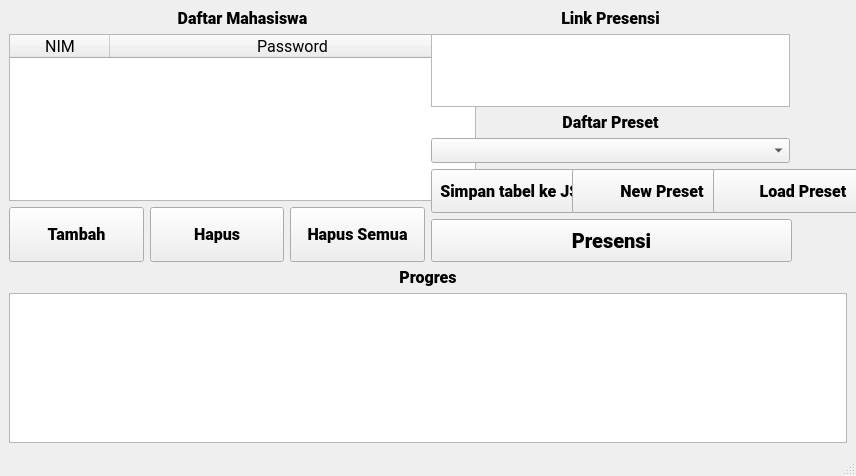
<?xml version="1.0" encoding="UTF-8"?>
<ui version="4.0">
 <class>MainWindow</class>
 <widget class="QMainWindow" name="MainWindow">
  <property name="geometry">
   <rect>
    <x>0</x>
    <y>0</y>
    <width>856</width>
    <height>476</height>
   </rect>
  </property>
  <property name="sizePolicy">
   <sizepolicy hsizetype="Expanding" vsizetype="Expanding">
    <horstretch>0</horstretch>
    <verstretch>0</verstretch>
   </sizepolicy>
  </property>
  <property name="minimumSize">
   <size>
    <width>856</width>
    <height>476</height>
   </size>
  </property>
  <property name="maximumSize">
   <size>
    <width>16777215</width>
    <height>600</height>
   </size>
  </property>
  <property name="baseSize">
   <size>
    <width>856</width>
    <height>476</height>
   </size>
  </property>
  <property name="windowTitle">
   <string>MainWindow</string>
  </property>
  <widget class="QWidget" name="centralwidget">
   <layout class="QGridLayout" name="gridLayout">
    <item row="0" column="0">
     <layout class="QGridLayout" name="Grid_Mahasiswa">
      <item row="1" column="0">
       <widget class="QTableWidget" name="Tabel_Mahasiswa">
        <property name="minimumSize">
         <size>
          <width>467</width>
          <height>167</height>
         </size>
        </property>
        <property name="font">
         <font>
          <family>Roboto</family>
          <pointsize>12</pointsize>
         </font>
        </property>
        <property name="layoutDirection">
         <enum>Qt::LeftToRight</enum>
        </property>
        <property name="autoFillBackground">
         <bool>false</bool>
        </property>
        <property name="frameShape">
         <enum>QFrame::StyledPanel</enum>
        </property>
        <property name="frameShadow">
         <enum>QFrame::Sunken</enum>
        </property>
        <property name="sizeAdjustPolicy">
         <enum>QAbstractScrollArea::AdjustToContents</enum>
        </property>
        <property name="dragDropOverwriteMode">
         <bool>false</bool>
        </property>
        <property name="dragDropMode">
         <enum>QAbstractItemView::DropOnly</enum>
        </property>
        <property name="selectionMode">
         <enum>QAbstractItemView::ExtendedSelection</enum>
        </property>
        <property name="showGrid">
         <bool>true</bool>
        </property>
        <property name="columnCount">
         <number>2</number>
        </property>
        <attribute name="horizontalHeaderCascadingSectionResizes">
         <bool>true</bool>
        </attribute>
        <attribute name="horizontalHeaderShowSortIndicator" stdset="0">
         <bool>false</bool>
        </attribute>
        <attribute name="horizontalHeaderStretchLastSection">
         <bool>true</bool>
        </attribute>
        <attribute name="verticalHeaderCascadingSectionResizes">
         <bool>false</bool>
        </attribute>
        <attribute name="verticalHeaderDefaultSectionSize">
         <number>10</number>
        </attribute>
        <attribute name="verticalHeaderStretchLastSection">
         <bool>false</bool>
        </attribute>
        <column>
         <property name="text">
          <string>NIM</string>
         </property>
         <property name="font">
          <font>
           <family>Roboto</family>
           <pointsize>12</pointsize>
          </font>
         </property>
         <property name="textAlignment">
          <set>AlignCenter</set>
         </property>
        </column>
        <column>
         <property name="text">
          <string>Password</string>
         </property>
         <property name="font">
          <font>
           <family>Roboto</family>
           <pointsize>12</pointsize>
          </font>
         </property>
         <property name="textAlignment">
          <set>AlignCenter</set>
         </property>
        </column>
       </widget>
      </item>
      <item row="0" column="0">
       <widget class="QLabel" name="Label_Presensi_2">
        <property name="minimumSize">
         <size>
          <width>467</width>
          <height>19</height>
         </size>
        </property>
        <property name="maximumSize">
         <size>
          <width>16777215</width>
          <height>19</height>
         </size>
        </property>
        <property name="font">
         <font>
          <family>Roboto Black</family>
          <pointsize>12</pointsize>
         </font>
        </property>
        <property name="text">
         <string>Daftar Mahasiswa</string>
        </property>
        <property name="alignment">
         <set>Qt::AlignCenter</set>
        </property>
        <property name="wordWrap">
         <bool>false</bool>
        </property>
       </widget>
      </item>
     </layout>
    </item>
    <item row="0" column="1" rowspan="2">
     <layout class="QGridLayout" name="Grid_Total">
      <item row="0" column="0">
       <layout class="QGridLayout" name="Grid_Presensi" rowstretch="0,0" rowminimumheight="0,0">
        <property name="sizeConstraint">
         <enum>QLayout::SetDefaultConstraint</enum>
        </property>
        <item row="0" column="0">
         <widget class="QLabel" name="Label_Presensi">
          <property name="sizePolicy">
           <sizepolicy hsizetype="Expanding" vsizetype="Expanding">
            <horstretch>0</horstretch>
            <verstretch>0</verstretch>
           </sizepolicy>
          </property>
          <property name="minimumSize">
           <size>
            <width>359</width>
            <height>19</height>
           </size>
          </property>
          <property name="maximumSize">
           <size>
            <width>999999</width>
            <height>19</height>
           </size>
          </property>
          <property name="font">
           <font>
            <family>Roboto Black</family>
            <pointsize>12</pointsize>
           </font>
          </property>
          <property name="text">
           <string>Link Presensi</string>
          </property>
          <property name="alignment">
           <set>Qt::AlignCenter</set>
          </property>
          <property name="wordWrap">
           <bool>false</bool>
          </property>
         </widget>
        </item>
        <item row="1" column="0">
         <widget class="QTextEdit" name="Text_Edit_Presensi">
          <property name="minimumSize">
           <size>
            <width>359</width>
            <height>73</height>
           </size>
          </property>
          <property name="maximumSize">
           <size>
            <width>99999</width>
            <height>100</height>
           </size>
          </property>
          <property name="font">
           <font>
            <family>Roboto</family>
            <pointsize>12</pointsize>
           </font>
          </property>
          <property name="contextMenuPolicy">
           <enum>Qt::PreventContextMenu</enum>
          </property>
          <property name="sizeAdjustPolicy">
           <enum>QAbstractScrollArea::AdjustToContents</enum>
          </property>
         </widget>
        </item>
       </layout>
      </item>
      <item row="1" column="0">
       <layout class="QGridLayout" name="Grid_Preset">
        <item row="1" column="0">
         <widget class="QComboBox" name="comboBox_Preset">
          <property name="sizePolicy">
           <sizepolicy hsizetype="Expanding" vsizetype="Expanding">
            <horstretch>0</horstretch>
            <verstretch>0</verstretch>
           </sizepolicy>
          </property>
          <property name="minimumSize">
           <size>
            <width>359</width>
            <height>25</height>
           </size>
          </property>
          <property name="maximumSize">
           <size>
            <width>16777215</width>
            <height>49</height>
           </size>
          </property>
          <property name="font">
           <font>
            <family>Roboto Black</family>
            <pointsize>12</pointsize>
           </font>
          </property>
         </widget>
        </item>
        <item row="0" column="0">
         <widget class="QLabel" name="Label_Preset">
          <property name="sizePolicy">
           <sizepolicy hsizetype="Expanding" vsizetype="Expanding">
            <horstretch>0</horstretch>
            <verstretch>0</verstretch>
           </sizepolicy>
          </property>
          <property name="minimumSize">
           <size>
            <width>359</width>
            <height>19</height>
           </size>
          </property>
          <property name="maximumSize">
           <size>
            <width>16777215</width>
            <height>19</height>
           </size>
          </property>
          <property name="font">
           <font>
            <family>Roboto Black</family>
            <pointsize>12</pointsize>
           </font>
          </property>
          <property name="text">
           <string>Daftar Preset</string>
          </property>
          <property name="alignment">
           <set>Qt::AlignCenter</set>
          </property>
          <property name="wordWrap">
           <bool>false</bool>
          </property>
         </widget>
        </item>
       </layout>
      </item>
      <item row="2" column="0">
       <widget class="QPushButton" name="pushButton_Simpan">
        <property name="sizePolicy">
         <sizepolicy hsizetype="Expanding" vsizetype="Expanding">
          <horstretch>0</horstretch>
          <verstretch>0</verstretch>
         </sizepolicy>
        </property>
        <property name="minimumSize">
         <size>
          <width>180</width>
          <height>44</height>
         </size>
        </property>
        <property name="maximumSize">
         <size>
          <width>150</width>
          <height>44</height>
         </size>
        </property>
        <property name="font">
         <font>
          <family>Roboto Black</family>
          <pointsize>12</pointsize>
         </font>
        </property>
        <property name="text">
         <string>Simpan tabel ke JSON</string>
        </property>
       </widget>
      </item>
      <item row="2" column="1">
       <widget class="QPushButton" name="pushButton_NewPreset">
        <property name="sizePolicy">
         <sizepolicy hsizetype="Expanding" vsizetype="Expanding">
          <horstretch>0</horstretch>
          <verstretch>0</verstretch>
         </sizepolicy>
        </property>
        <property name="minimumSize">
         <size>
          <width>180</width>
          <height>44</height>
         </size>
        </property>
        <property name="maximumSize">
         <size>
          <width>150</width>
          <height>44</height>
         </size>
        </property>
        <property name="font">
         <font>
          <family>Roboto Black</family>
          <pointsize>12</pointsize>
         </font>
        </property>
        <property name="text">
         <string>New Preset</string>
        </property>
       </widget>
      </item>
      <item row="2" column="2">
       <widget class="QPushButton" name="pushButton_LoadPreset">
        <property name="sizePolicy">
         <sizepolicy hsizetype="Expanding" vsizetype="Expanding">
          <horstretch>0</horstretch>
          <verstretch>0</verstretch>
         </sizepolicy>
        </property>
        <property name="minimumSize">
         <size>
          <width>180</width>
          <height>44</height>
         </size>
        </property>
        <property name="maximumSize">
         <size>
          <width>150</width>
          <height>44</height>
         </size>
        </property>
        <property name="font">
         <font>
          <family>Roboto Black</family>
          <pointsize>12</pointsize>
         </font>
        </property>
        <property name="text">
         <string>Load Preset</string>
        </property>
       </widget>
      </item>
      <item row="3" column="0">
       <widget class="QPushButton" name="pushButton_Presensi">
        <property name="sizePolicy">
         <sizepolicy hsizetype="Expanding" vsizetype="Expanding">
          <horstretch>0</horstretch>
          <verstretch>0</verstretch>
         </sizepolicy>
        </property>
        <property name="minimumSize">
         <size>
          <width>361</width>
          <height>43</height>
         </size>
        </property>
        <property name="maximumSize">
         <size>
          <width>16777215</width>
          <height>57</height>
         </size>
        </property>
        <property name="font">
         <font>
          <family>Roboto Black</family>
          <pointsize>15</pointsize>
         </font>
        </property>
        <property name="text">
         <string>Presensi</string>
        </property>
       </widget>
      </item>
     </layout>
    </item>
    <item row="1" column="0">
     <layout class="QGridLayout" name="Grid_Tombol">
      <item row="0" column="0">
       <widget class="QPushButton" name="pushButton_Tambah">
        <property name="sizePolicy">
         <sizepolicy hsizetype="Expanding" vsizetype="Expanding">
          <horstretch>0</horstretch>
          <verstretch>0</verstretch>
         </sizepolicy>
        </property>
        <property name="maximumSize">
         <size>
          <width>16777215</width>
          <height>57</height>
         </size>
        </property>
        <property name="font">
         <font>
          <family>Roboto Black</family>
          <pointsize>12</pointsize>
         </font>
        </property>
        <property name="text">
         <string>Tambah</string>
        </property>
       </widget>
      </item>
      <item row="0" column="1">
       <widget class="QPushButton" name="pushButton_Hapus">
        <property name="sizePolicy">
         <sizepolicy hsizetype="Expanding" vsizetype="Expanding">
          <horstretch>0</horstretch>
          <verstretch>0</verstretch>
         </sizepolicy>
        </property>
        <property name="maximumSize">
         <size>
          <width>16777215</width>
          <height>57</height>
         </size>
        </property>
        <property name="font">
         <font>
          <family>Roboto Black</family>
          <pointsize>12</pointsize>
         </font>
        </property>
        <property name="text">
         <string>Hapus</string>
        </property>
       </widget>
      </item>
      <item row="0" column="2">
       <widget class="QPushButton" name="pushButton_Hapus_Semua">
        <property name="sizePolicy">
         <sizepolicy hsizetype="Expanding" vsizetype="Expanding">
          <horstretch>0</horstretch>
          <verstretch>0</verstretch>
         </sizepolicy>
        </property>
        <property name="maximumSize">
         <size>
          <width>16777215</width>
          <height>57</height>
         </size>
        </property>
        <property name="font">
         <font>
          <family>Roboto Black</family>
          <pointsize>12</pointsize>
         </font>
        </property>
        <property name="text">
         <string>Hapus Semua</string>
        </property>
       </widget>
      </item>
     </layout>
    </item>
    <item row="2" column="0" colspan="2">
     <layout class="QGridLayout" name="Grid_Progres">
      <item row="0" column="0">
       <widget class="QLabel" name="Label_Progres">
        <property name="font">
         <font>
          <family>Roboto Black</family>
          <pointsize>12</pointsize>
         </font>
        </property>
        <property name="text">
         <string>Progres</string>
        </property>
        <property name="alignment">
         <set>Qt::AlignCenter</set>
        </property>
       </widget>
      </item>
      <item row="1" column="0">
       <widget class="QListWidget" name="listWidget_Progres"/>
      </item>
     </layout>
    </item>
   </layout>
  </widget>
  <widget class="QMenuBar" name="menubar">
   <property name="geometry">
    <rect>
     <x>0</x>
     <y>0</y>
     <width>856</width>
     <height>25</height>
    </rect>
   </property>
   <property name="font">
    <font>
     <family>Roboto</family>
     <pointsize>12</pointsize>
    </font>
   </property>
  </widget>
  <widget class="QStatusBar" name="statusbar">
   <property name="font">
    <font>
     <family>Roboto</family>
     <pointsize>12</pointsize>
    </font>
   </property>
  </widget>
 </widget>
 <resources/>
 <connections/>
</ui>
